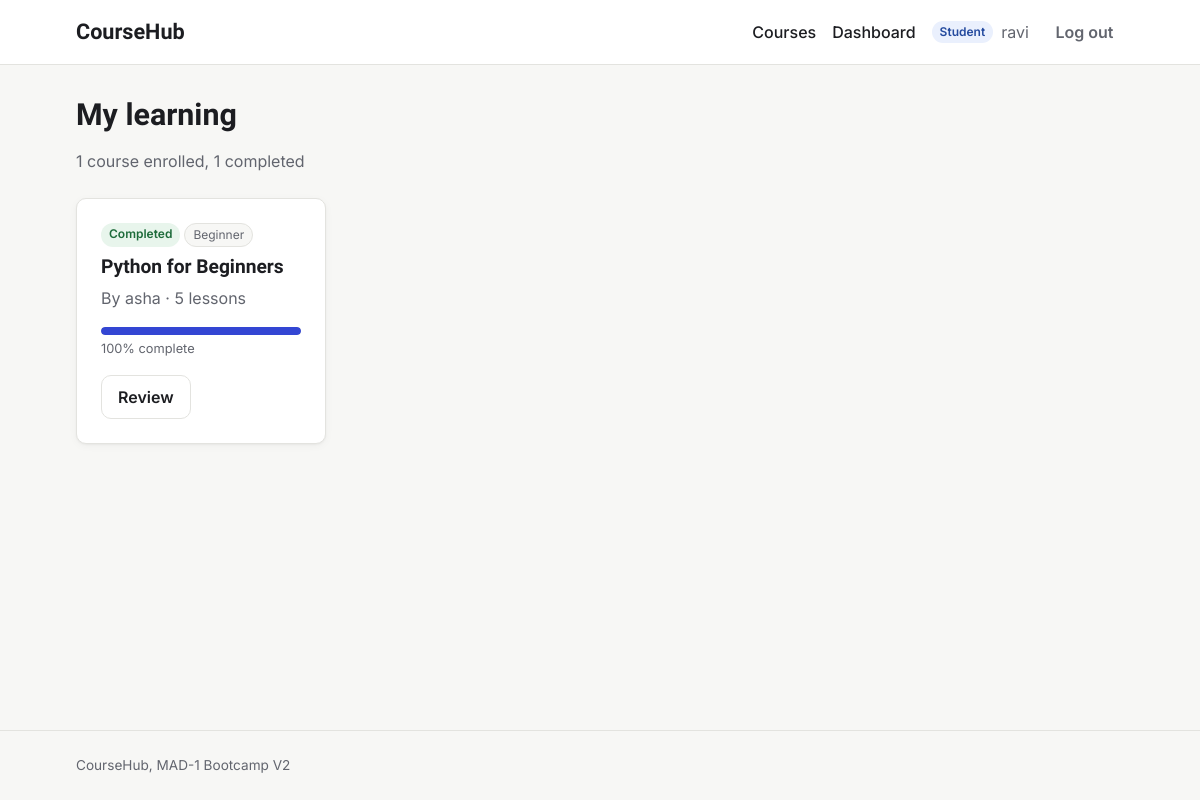
/student/dashboard (signed in), run on an earlier commit of the app's database.
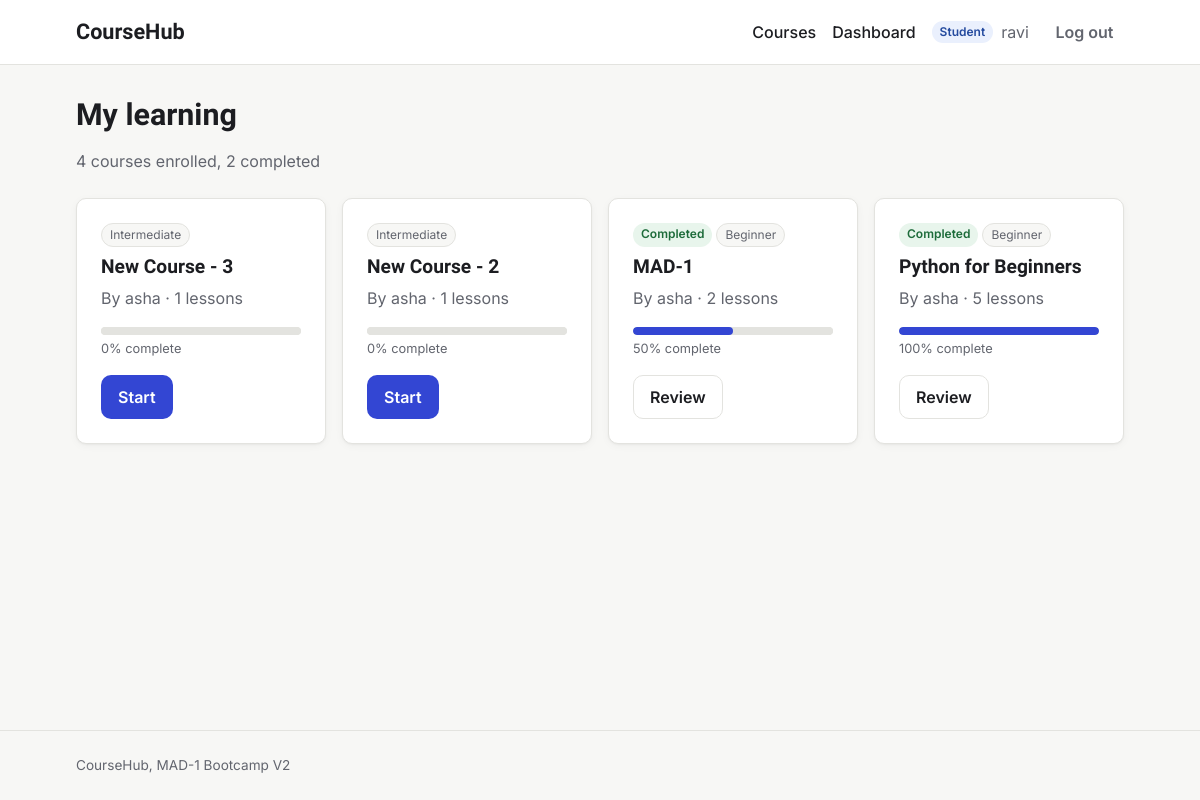
And on a later commit of the database.
### models.py (models this page shows, shortened)
class Enrollment(db.Model):
    id = db.Column(db.Integer, primary_key=True)
    student_id = db.Column(db.Integer, db.ForeignKey("user.id"), nullable=False)
    course_id = db.Column(db.Integer, db.ForeignKey("course.id"), nullable=False)
    enrolled_at = db.Column(db.DateTime, default=utc_now)
    completed_at = db.Column(db.DateTime)
    __table_args__ = (
        db.UniqueConstraint("student_id", "course_id", name="unique_enrollment"),
    )
    @property
    def progress(self):
        total = db.session.scalar(
            db.select(db.func.count(Lesson.id)).where(
                Lesson.course_id == self.course_id
            )
        )
        if not total:
            return 0
        completed = db.session.scalar(
            db.select(db.func.count(LessonCompletion.id))
            .join(Lesson)
            .where(
                LessonCompletion.student_id == self.student_id,
                Lesson.course_id == self.course_id,
            )
        )
        return round(completed / total * 100)

class Course(db.Model):
    id = db.Column(db.Integer, primary_key=True)
    title = db.Column(db.String(200), nullable=False)
    slug = db.Column(db.String(200), unique=True, nullable=False)
    description = db.Column(db.Text)
    short_description = db.Column(db.String(500))
    thumbnail = db.Column(db.String(300))
    price = db.Column(db.Float, default=0.0)
    category = db.Column(db.String(50))
    level = db.Column(db.String(20))
    is_published = db.Column(db.Boolean, default=False)
    is_featured = db.Column(db.Boolean, default=False)
    instructor_id = db.Column(db.Integer, db.ForeignKey("user.id"), nullable=False)
    created_at = db.Column(db.DateTime, default=utc_now)
    updated_at = db.Column(db.DateTime, default=utc_now, onupdate=utc_now)
    lessons = db.relationship(
        "Lesson",
        backref="course",
        cascade="all, delete-orphan",
        order_by="Lesson.order",
    )
    enrollments = db.relationship(
        "Enrollment", backref="course", cascade="all, delete-orphan"
    )

class User(db.Model):
    id = db.Column(db.Integer, primary_key=True)
    username = db.Column(db.String(80), unique=True, nullable=False)
    email = db.Column(db.String(120), unique=True, nullable=False)
    password_hash = db.Column(db.String(256), nullable=False)
    role = db.Column(db.String(20), nullable=False, default="student")
    bio = db.Column(db.Text)
    avatar = db.Column(db.String(200))
    created_at = db.Column(db.DateTime, default=utc_now)
    is_active = db.Column(db.Boolean, default=True)
    taught_courses = db.relationship("Course", backref="instructor", lazy=True)
    enrollments = db.relationship(
        "Enrollment", backref="student", cascade="all, delete-orphan"
    )
    completions = db.relationship(
        "LessonCompletion", backref="student", cascade="all, delete-orphan"
    )

### routes/student.py (the view)
@bp.route("/student/dashboard")
@student_required
def dashboard():
    enrollments = sorted(
        g.user.enrollments, key=lambda e: e.enrolled_at, reverse=True
    )
    return render_template("student_dashboard.html", enrollments=enrollments)

### helpers.py (called while the page is built)
def login_required(view):
    @wraps(view)
    def wrapped(*args, **kwargs):
        if g.user is None:
            flash("Please log in to continue.", "warning")
            return redirect(url_for("auth.login", next=request.full_path))
        return view(*args, **kwargs)
    return wrapped

def role_required(*roles):
    def decorator(view):
        @wraps(view)
        @login_required
        def wrapped(*args, **kwargs):
            if g.user.role not in roles:
                abort(403)
            return view(*args, **kwargs)
        return wrapped
    return decorator

### templates/student_dashboard.html (shortened to what this page needs)
{% extends "base.html" %}
{% from "macros.html" import progress_bar %}
{% block content %}
<div class="page-header">
  <h1>My learning</h1>
  <p class="muted">
    {{ enrollments|length }} course{{ '' if enrollments|length == 1 else 's' }} enrolled,
    {{ enrollments|selectattr('completed_at')|list|length }} completed
  </p>
</div>
{% if enrollments %}
  <div class="course-grid">
    {% for e in enrollments %}
      {% set percent = e.progress %}
      <article class="card">
        <div class="tags">
          {% if e.completed_at %}<span class="badge badge-published">Completed</span>{% endif %}
          {% if e.course.level %}<span class="tag">{{ e.course.level|capitalize }}</span>{% endif %}
        </div>
        <h2 class="card-title">{{ e.course.title }}</h2>
        <p class="muted">By {{ e.course.instructor.username }} · {{ e.course.lessons|length }} lessons</p>
        {{ progress_bar(percent) }}
        <a class="btn {{ 'btn-secondary' if e.completed_at else 'btn-primary' }}"
           href="{{ url_for('student.course_player', slug=e.course.slug) }}">
          {{ 'Review' if e.completed_at else ('Start' if percent == 0 else 'Continue') }}
        </a>
      </article>
    {% endfor %}
  </div>
{% else %}
  <div class="empty-state">
    <h2>You haven't enrolled in anything yet</h2>
    <p class="muted">Pick a course from the catalog to get started.</p>
    <a class="btn btn-primary" href="{{ url_for('courses.course_list') }}">Browse courses</a>
  </div>
{% endif %}
{% endblock %}

### templates/macros.html (shortened to what this page needs)
{% macro progress_bar(percent) %}
  <progress class="progress" value="{{ percent }}" max="100" aria-label="Course progress">{{ percent }}%</progress>
  <p class="progress-label">{{ percent }}% complete</p>
{% endmacro %}

What changed in the data, as far as the page shows it:
added Enrollment: course.level "Intermediate", course "New Course - 3", course.instructor.username "asha", course.lessons|length "1", percent "0", completed_at "Start"
added Enrollment: course.level "Intermediate", course "New Course - 2", course.instructor.username "asha", course.lessons|length "1", percent "0", completed_at "Start"
added Enrollment: shows "Completed", course.level "Beginner", course "MAD-1", course.instructor.username "asha", course.lessons|length "2", percent "50", completed_at "Review"
Also different on the page:
{{ enrollments|length }}: "1" → "4"
{{ '' if enrollments|length == 1 else 's' }}: (not shown) → "s"
{{ enrollments|selectattr('completed_at')|list|length }}: "1" → "2"
